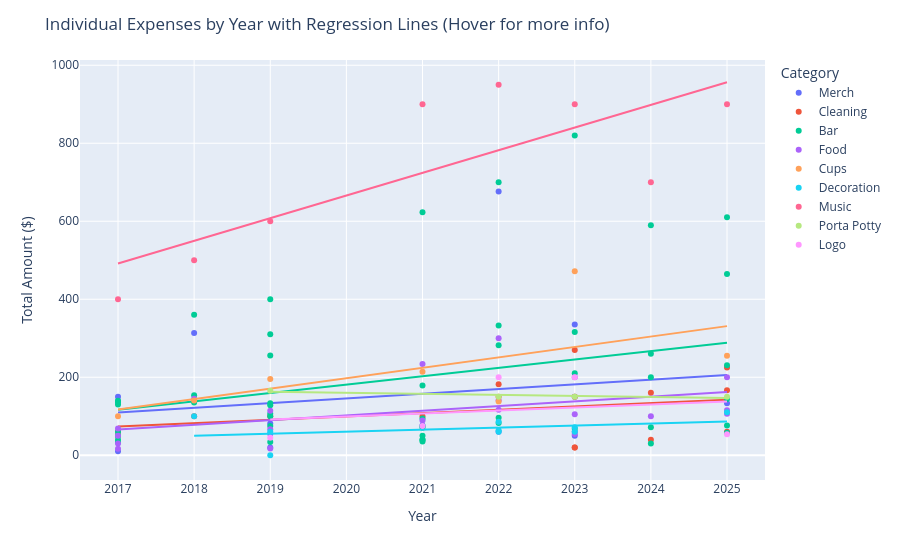

Notebook code cell kept with this figure:
### Code cell
# scatter plot of expenses per year, color-coded by category

# create the scatter plot with a regression line
fig = px.scatter(
    df,
    x="Year",
    y="Amount",
    color="Category",
    hover_data=["Expense", "Amount", "Year", "Name"],
    trendline="ols",  # add a regression line
)

# format plot
fig.update_layout(
    title="Individual Expenses by Year with Regression Lines (Hover for more info)",
    xaxis_title="Year",
    yaxis_title="Total Amount ($)",
    legend_title="Category",
)

# show the plot
fig.show()

### Figure 1 — Plotly figure (JSON) as saved in the notebook; plotly's stock layout.template omitted (floating-point values rounded to 4 significant figures)
{"data": [{"customdata": [["Key chains", "Randy Detman"], ["Sign stuff", "Tom Brady"], ["Shirts", "Randy Detman"], ["Tie-Dye", "Morning Glory"], ["Tie-Dye Ts", "Randy Detman"], ["Face paint", "Tarot"], ["Tattoos", "Randy Detman"], ["T shirts/CustomInk", "Bitter Barbie"], ["Candles and Scotland Shipping", "Randy Detman"], ["T shirts", "Bitter Barbie"], ["Piñata and mini bottles", "Watsonville"], ["Sid's shirts", "Latvia"], ["New t-shirts advance payment", "Bitter Barbie"], ["Piñatas/candy/booze", "Watsonville"]], "hovertemplate": "Category=Merch<br>Year=%{x}<br>Amount=%{y}<br>Expense=%{customdata[0]}<br>Name=%{customdata[1]}<extra></extra>", "legendgroup": "Merch", "marker": {"color": "#636efa", "symbol": "circle"}, "mode": "markers", "name": "Merch", "orientation": "v", "showlegend": true, "type": "scatter", "x": [2017, 2017, 2018, 2019, 2019, 2019, 2021, 2022, 2022, 2023, 2023, 2023, 2023, 2025], "xaxis": "x", "y": [150, 10, 313.7, 55, 81.64, 20, 76.39, 676.5, 60, 335.4, 60, 50, 150, 133.6], "yaxis": "y"}, {"hovertemplate": "<b>OLS trendline</b><br>Amount = 11.9603 * Year + -24014<br>R<sup>2</sup>=0.029404<br><br>Category=Merch<br>Year=%{x}<br>Amount=%{y} <b>(trend)</b><extra></extra>", "legendgroup": "Merch", "marker": {"color": "#636efa", "symbol": "circle"}, "mode": "lines", "name": "Merch", "showlegend": false, "type": "scatter", "x": [2017, 2017, 2018, 2019, 2019, 2019, 2021, 2022, 2022, 2023, 2023, 2023, 2023, 2025], "xaxis": "x", "y": [109.9, 109.9, 121.8, 133.8, 133.8, 133.8, 157.7, 169.7, 169.7, 181.6, 181.6, 181.6, 181.6, 205.6], "yaxis": "y"}, {"customdata": [["Cleaning service", "Randy Detman"], ["Carpet cleaner", "Randy Detman"], ["Cleaner / Carpet cleaner", "Morning Glory"], ["Cleaning", "Morning Glory"], ["Cleaning", "Morning Glory"], ["post-party cleaning", "Morning Glory"], ["Task Rabbit", "Randy Detman"], ["House Cleaning", "Morning Glory"], ["Party Cleaner", "Watsonville"], ["Cleaner Uber", "Watsonville"], ["carpet cleaner", "Morning Glory"], ["Franklyn Cleaning", "Randy Detman"], ["carpet cleaner", "Randy Detman"], ["Cleaners (DMV) deposit", "Randy Detman"], ["Cleaning (Franklyn + $16.95 shampoo)", "Morning Glory"], ["Eric Balance - Cleaners (DMV)", "Randy Detman"]], "hovertemplate": "Category=Cleaning<br>Year=%{x}<br>Amount=%{y}<br>Expense=%{customdata[0]}<br>Name=%{customdata[1]}<extra></extra>", "legendgroup": "Cleaning", "marker": {"color": "#EF553B", "symbol": "circle"}, "mode": "markers", "name": "Cleaning", "orientation": "v", "showlegend": true, "type": "scatter", "x": [2017, 2017, 2018, 2019, 2021, 2022, 2022, 2023, 2023, 2023, 2023, 2024, 2024, 2025, 2025, 2025], "xaxis": "x", "y": [60, 50, 100, 100, 100, 150, 182.4, 150, 270, 20, 20, 160, 40, 60, 166.9, 225], "yaxis": "y"}, {"hovertemplate": "<b>OLS trendline</b><br>Amount = 8.54156 * Year + -17154.6<br>R<sup>2</sup>=0.101706<br><br>Category=Cleaning<br>Year=%{x}<br>Amount=%{y} <b>(trend)</b><extra></extra>", "legendgroup": "Cleaning", "marker": {"color": "#EF553B", "symbol": "circle"}, "mode": "lines", "name": "Cleaning", "showlegend": false, "type": "scatter", "x": [2017, 2017, 2018, 2019, 2021, 2022, 2022, 2023, 2023, 2023, 2023, 2024, 2024, 2025, 2025, 2025], "xaxis": "x", "y": [73.72, 73.72, 82.26, 90.8, 107.9, 116.4, 116.4, 125.0, 125.0, 125.0, 125.0, 133.5, 133.5, 142.1, 142.1, 142.1], "yaxis": "y"}, {"customdata": [["Brau kegs", "Morning Glory"], ["Extra beer and plates from Giant", "Tom Brady"], ["Extra kegs from 3 stars", "Tom Brady"], ["Ice ", "Tom Brady"], ["Homebrew", "Randy Detman"], ["Beer", "Watsonville"], ["Keg of port city porter", "Morning Glory"], ["Liquor at Costco", "Morning Glory"], ["FBC Kegs (8 @ roughly $45/keg)", "Randy Detman"], ["Tonic Kegs (Port City Porter & Bold Rock)", "Morning Glory"], ["Homebrew", "Randy Detman"], ["Ice", "Bitter Barbie"], ["Beer run", "Chicago"], ["Liquor run", "Tom Brady"], ["Liquor run", "Scotland"], ["Giant run", "Florida"], ["Tonic Kegs", "Morning Glory"], ["Keg tax", "Morning Glory"], ["Fishbowl Beer", "Randy Detman"], ["Keg Taps/Lines", "Randy Detman"], ["CO2/propane", "Randy Detman"], ["Giant - Ice, mixers", "Randy Detman"], ["Shell Gas Station- Ice", "Randy Detman"], ["Giant Mixers", "Morning Glory"], ["Lime juice, cider and sign stuff", "Morning Glory"], ["Tonic kegs", "Morning Glory"], ["Ice bags", "Bitter Barbie"], ["Beer ($65/Keg) + CO2 ($50)", "Randy Detman"], ["Mixers / Cider", "Morning Glory"], ["Tonic kegs", "Morning Glory"], ["Beer ($70/Keg) + CO2 ($50)", "Randy Detman"], ["Mixers / Cider", "Randy Detman"], [" kegs", "Randy Detman"], ["Ice", "Randy Detman"], ["Beer ($70/Keg) + CO2 ($50)", "Randy Detman"], ["Giant (cider stuff)", "Morning Glory"], ["Tonic Kegs", "Morning Glory"], ["Ice", "Watsonville"], ["Bar mixers", "Neighbor"], ["Fishbowl beer (8 kegs $70/per, CO2 $50)", "Randy Detman"], ["Liquor / Food / Costco", "Morning Glory"], ["Costco", "Randy Detman"], ["Costco Liquor / Plates / Paper Towels, TP, trash bags", "Morning Glory"], ["Costco part 2", "Randy Detman"], ["Costco", "Randy Detman"], ["Costco", "Randy Detman"], ["Costco", "Randy Detman"], ["Costco", "Randy Detman"], ["Costco", "Randy Detman"]], "hovertemplate": "Category=Bar<br>Year=%{x}<br>Amount=%{y}<br>Expense=%{customdata[0]}<br>Name=%{customdata[1]}<extra></extra>", "legendgroup": "Bar", "marker": {"color": "#00cc96", "symbol": "circle"}, "mode": "markers", "name": "Bar", "orientation": "v", "showlegend": true, "type": "scatter", "x": [2017, 2017, 2017, 2017, 2017, 2017, 2018, 2018, 2018, 2019, 2019, 2019, 2019, 2019, 2019, 2019, 2021, 2021, 2021, 2021, 2021, 2021, 2021, 2021, 2022, 2022, 2022, 2022, 2023, 2023, 2023, 2024, 2024, 2024, 2024, 2025, 2025, 2025, 2025, 2025, 2017, 2017, 2019, 2019, 2021, 2022, 2023, 2024, 2025], "xaxis": "x", "y": [140, 50, 137, 60, 130, 40, 154, 135, 360, 310, 400, 128, 256, 100, 75, 106.4, 623, 74.3, 40, 50, 40, 94.33, 35, 70.75, 83, 333, 96, 700, 68.23, 316, 820, 30, 260, 72, 590, 76.03, 465, 144, 57.6, 610, 33.33, 137.3, 133.3, 34.24, 178.8, 282.0, 210.3, 200, 230.7], "yaxis": "y"}, {"hovertemplate": "<b>OLS trendline</b><br>Amount = 21.4907 * Year + -43230.2<br>R<sup>2</sup>=0.090934<br><br>Category=Bar<br>Year=%{x}<br>Amount=%{y} <b>(trend)</b><extra></extra>", "legendgroup": "Bar", "marker": {"color": "#00cc96", "symbol": "circle"}, "mode": "lines", "name": "Bar", "showlegend": false, "type": "scatter", "x": [2017, 2017, 2017, 2017, 2017, 2017, 2017, 2017, 2018, 2018, 2018, 2019, 2019, 2019, 2019, 2019, 2019, 2019, 2019, 2019, 2021, 2021, 2021, 2021, 2021, 2021, 2021, 2021, 2021, 2022, 2022, 2022, 2022, 2022, 2023, 2023, 2023, 2023, 2024, 2024, 2024, 2024, 2024, 2025, 2025, 2025, 2025, 2025, 2025], "xaxis": "x", "y": [116.5, 116.5, 116.5, 116.5, 116.5, 116.5, 116.5, 116.5, 138.0, 138.0, 138.0, 159.5, 159.5, 159.5, 159.5, 159.5, 159.5, 159.5, 159.5, 159.5, 202.5, 202.5, 202.5, 202.5, 202.5, 202.5, 202.5, 202.5, 202.5, 223.9, 223.9, 223.9, 223.9, 223.9, 245.4, 245.4, 245.4, 245.4, 266.9, 266.9, 266.9, 266.9, 266.9, 288.4, 288.4, 288.4, 288.4, 288.4, 288.4], "yaxis": "y"}, {"customdata": [["Plates/cups etc", "Tom Brady"], ["Extra beer and plates from Giant", "Tom Brady"], ["Costco", "Randy Detman"], ["Paella", "Burntwood Gardens"], ["Pizza Walay", "Randy Detman"], ["Porky pig", "Tom Brady"], ["Paella", "Burntwood Gardens"], ["Paper bowls and marker", "Bitter Barbie"], ["Paella", "Burntwood Gardens"], ["Pizza", "Ultra"], ["Paella", "Burntwood Gardens"], ["Liquor / Food / Costco", "Morning Glory"], ["Costco", "Randy Detman"], ["Costco Liquor / Plates / Paper Towels, TP, trash bags", "Morning Glory"], ["Costco part 2", "Randy Detman"], ["Costco", "Randy Detman"], ["Costco", "Randy Detman"], ["Costco", "Randy Detman"], ["Costco", "Randy Detman"], ["Costco", "Randy Detman"]], "hovertemplate": "Category=Food<br>Year=%{x}<br>Amount=%{y}<br>Expense=%{customdata[0]}<br>Name=%{customdata[1]}<extra></extra>", "legendgroup": "Food", "marker": {"color": "#ab63fa", "symbol": "circle"}, "mode": "markers", "name": "Food", "orientation": "v", "showlegend": true, "type": "scatter", "x": [2017, 2017, 2018, 2019, 2021, 2022, 2022, 2023, 2023, 2025, 2025, 2017, 2017, 2019, 2019, 2021, 2022, 2023, 2024, 2025], "xaxis": "x", "y": [50, 30, 145, 114, 234, 300, 116.7, 54.77, 200, 106.4, 200, 16.67, 68.67, 66.67, 17.12, 89.39, 141.0, 105.2, 100, 115.4], "yaxis": "y"}, {"hovertemplate": "<b>OLS trendline</b><br>Amount = 12.0189 * Year + -24176.1<br>R<sup>2</sup>=0.217506<br><br>Category=Food<br>Year=%{x}<br>Amount=%{y} <b>(trend)</b><extra></extra>", "legendgroup": "Food", "marker": {"color": "#ab63fa", "symbol": "circle"}, "mode": "lines", "name": "Food", "showlegend": false, "type": "scatter", "x": [2017, 2017, 2017, 2017, 2018, 2019, 2019, 2019, 2021, 2021, 2022, 2022, 2022, 2023, 2023, 2023, 2024, 2025, 2025, 2025], "xaxis": "x", "y": [66.07, 66.07, 66.07, 66.07, 78.09, 90.11, 90.11, 90.11, 114.1, 114.1, 126.2, 126.2, 126.2, 138.2, 138.2, 138.2, 150.2, 162.2, 162.2, 162.2], "yaxis": "y"}, {"customdata": [["Personalized Cups", "Randy Detman"], ["Cups", "Randy Detman"], ["Cups", "Randy Detman"], ["Cups", "Randy Detman"], ["Steel Cups", "Randy Detman"], ["HP Cups", "Bitter Barbie"], ["cups (discount mugs)", "Randy Detman"]], "hovertemplate": "Category=Cups<br>Year=%{x}<br>Amount=%{y}<br>Expense=%{customdata[0]}<br>Name=%{customdata[1]}<extra></extra>", "legendgroup": "Cups", "marker": {"color": "#FFA15A", "symbol": "circle"}, "mode": "markers", "name": "Cups", "orientation": "v", "showlegend": true, "type": "scatter", "x": [2017, 2018, 2019, 2021, 2022, 2023, 2025], "xaxis": "x", "y": [100, 140.6, 195.5, 214.1, 137.8, 471.8, 255.2], "yaxis": "y"}, {"hovertemplate": "<b>OLS trendline</b><br>Amount = 26.7563 * Year + -53850.3<br>R<sup>2</sup>=0.381792<br><br>Category=Cups<br>Year=%{x}<br>Amount=%{y} <b>(trend)</b><extra></extra>", "legendgroup": "Cups", "marker": {"color": "#FFA15A", "symbol": "circle"}, "mode": "lines", "name": "Cups", "showlegend": false, "type": "scatter", "x": [2017, 2018, 2019, 2021, 2022, 2023, 2025], "xaxis": "x", "y": [117.1, 143.8, 170.6, 224.1, 250.8, 277.6, 331.1], "yaxis": "y"}, {"customdata": [["Pumpkins, hay and cider", "Tom Brady"], ["Pumpkins / Hay", "Burntwood Gardens"], ["Wicked Fun Facebook Sign", "Morning Glory"], ["LetterBoard/Lights", "Randy Detman"], ["Banner", "Randy Detman"], ["Straw Bales and Shipping", "Burntwood Gardens"], ["Straw Bales", "Burntwood Gardens"], ["Uhaul Trailer for Straw Bales To/From", "Randy Detman"], ["Hay", "Bitter Barbie"]], "hovertemplate": "Category=Decoration<br>Year=%{x}<br>Amount=%{y}<br>Expense=%{customdata[0]}<br>Name=%{customdata[1]}<extra></extra>", "legendgroup": "Decoration", "marker": {"color": "#19d3f3", "symbol": "circle"}, "mode": "markers", "name": "Decoration", "orientation": "v", "showlegend": true, "type": "scatter", "x": [2018, 2019, 2019, 2022, 2022, 2022, 2023, 2023, 2025], "xaxis": "x", "y": [100, 0, 60, 85.8, 64, 60, 72, 60, 110], "yaxis": "y"}, {"hovertemplate": "<b>OLS trendline</b><br>Amount = 5.25526 * Year + -10555.2<br>R<sup>2</sup>=0.146625<br><br>Category=Decoration<br>Year=%{x}<br>Amount=%{y} <b>(trend)</b><extra></extra>", "legendgroup": "Decoration", "marker": {"color": "#19d3f3", "symbol": "circle"}, "mode": "lines", "name": "Decoration", "showlegend": false, "type": "scatter", "x": [2018, 2019, 2019, 2022, 2022, 2022, 2023, 2023, 2025], "xaxis": "x", "y": [49.88, 55.13, 55.13, 70.9, 70.9, 70.9, 76.15, 76.15, 86.66], "yaxis": "y"}, {"customdata": [["Bands", "Tom Brady"], ["Bands", "Tom Brady"], ["Bands", "Morning Glory"], ["Bands", "Tom Brady"], ["Bands", "Watsonville"], ["Bands", "Randy Detman"], ["Bands", "Randy Detman"], ["Bands", "Tom Brady"]], "hovertemplate": "Category=Music<br>Year=%{x}<br>Amount=%{y}<br>Expense=%{customdata[0]}<br>Name=%{customdata[1]}<extra></extra>", "legendgroup": "Music", "marker": {"color": "#FF6692", "symbol": "circle"}, "mode": "markers", "name": "Music", "orientation": "v", "showlegend": true, "type": "scatter", "x": [2018, 2019, 2021, 2022, 2023, 2024, 2025, 2017], "xaxis": "x", "y": [500, 600, 900, 950, 900, 700, 900, 400], "yaxis": "y"}, {"hovertemplate": "<b>OLS trendline</b><br>Amount = 58.0679 * Year + -116631<br>R<sup>2</sup>=0.630847<br><br>Category=Music<br>Year=%{x}<br>Amount=%{y} <b>(trend)</b><extra></extra>", "legendgroup": "Music", "marker": {"color": "#FF6692", "symbol": "circle"}, "mode": "lines", "name": "Music", "showlegend": false, "type": "scatter", "x": [2017, 2018, 2019, 2021, 2022, 2023, 2024, 2025], "xaxis": "x", "y": [491.7, 549.8, 607.9, 724.0, 782.1, 840.1, 898.2, 956.3], "yaxis": "y"}, {"customdata": [["Porta Potty", "Randy Detman"], ["Porta Potty", "Randy Detman"], ["Porta Potty", "Randy Detman"], ["portapotty Jiffyjohn.com", "Randy Detman"]], "hovertemplate": "Category=Porta Potty<br>Year=%{x}<br>Amount=%{y}<br>Expense=%{customdata[0]}<br>Name=%{customdata[1]}<extra></extra>", "legendgroup": "Porta Potty", "marker": {"color": "#B6E880", "symbol": "circle"}, "mode": "markers", "name": "Porta Potty", "orientation": "v", "showlegend": true, "type": "scatter", "x": [2019, 2022, 2023, 2025], "xaxis": "x", "y": [165.5, 150, 150, 150], "yaxis": "y"}, {"hovertemplate": "<b>OLS trendline</b><br>Amount = -2.67973 * Year + 5572.96<br>R<sup>2</sup>=0.751111<br><br>Category=Porta Potty<br>Year=%{x}<br>Amount=%{y} <b>(trend)</b><extra></extra>", "legendgroup": "Porta Potty", "marker": {"color": "#B6E880", "symbol": "circle"}, "mode": "lines", "name": "Porta Potty", "showlegend": false, "type": "scatter", "x": [2019, 2022, 2023, 2025], "xaxis": "x", "y": [162.6, 154.5, 151.9, 146.5], "yaxis": "y"}, {"customdata": [["Logo", "Randy Detman"], ["Logo", "Randy Detman"], ["Logo and Consulting", "Randy Detman"], ["Logo", "Randy Detman"], ["Logo (Fivver)", "Randy Detman"]], "hovertemplate": "Category=Logo<br>Year=%{x}<br>Amount=%{y}<br>Expense=%{customdata[0]}<br>Name=%{customdata[1]}<extra></extra>", "legendgroup": "Logo", "marker": {"color": "#FF97FF", "symbol": "circle"}, "mode": "markers", "name": "Logo", "orientation": "v", "showlegend": true, "type": "scatter", "x": [2019, 2021, 2022, 2023, 2025], "xaxis": "x", "y": [45, 74.8, 200, 200, 54.04], "yaxis": "y"}, {"hovertemplate": "<b>OLS trendline</b><br>Amount = 7.616 * Year + -15284.8<br>R<sup>2</sup>=0.047001<br><br>Category=Logo<br>Year=%{x}<br>Amount=%{y} <b>(trend)</b><extra></extra>", "legendgroup": "Logo", "marker": {"color": "#FF97FF", "symbol": "circle"}, "mode": "lines", "name": "Logo", "showlegend": false, "type": "scatter", "x": [2019, 2021, 2022, 2023, 2025], "xaxis": "x", "y": [91.92, 107.2, 114.8, 122.4, 137.6], "yaxis": "y"}], "layout": {"legend": {"title": {"text": "Category"}, "tracegroupgap": 0}, "margin": {"t": 60}, "title": {"text": "Individual Expenses by Year with Regression Lines (Hover for more info)"}, "xaxis": {"anchor": "y", "domain": [0, 1], "title": {"text": "Year"}}, "yaxis": {"anchor": "x", "domain": [0, 1], "title": {"text": "Total Amount ($)"}}}}
